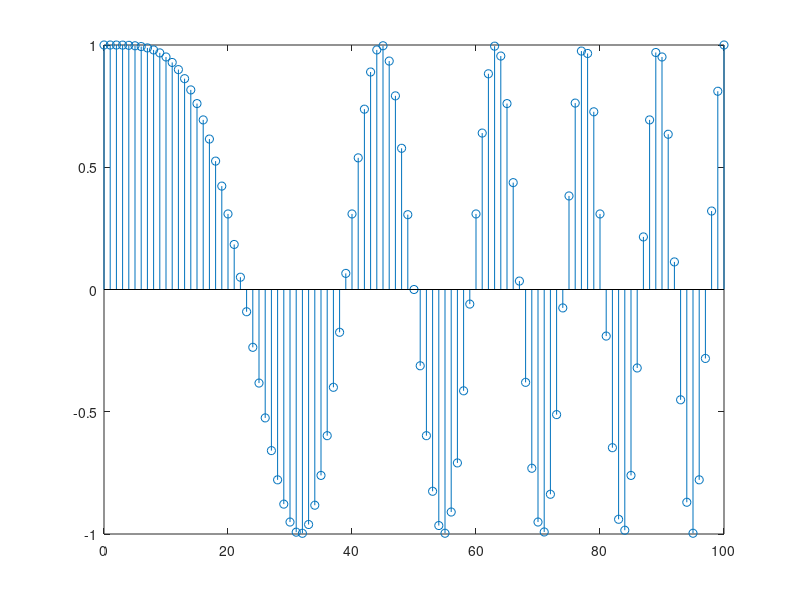

The MATLAB script that drew this image:
%Aditya Badayalya, 510819056, Assignment 2
clc;clear;
t = 0:100;
y = chirp(t,0,1,0.001);
figure('name',"Question 7",'numbertitle', 'off');
stem(t,y);